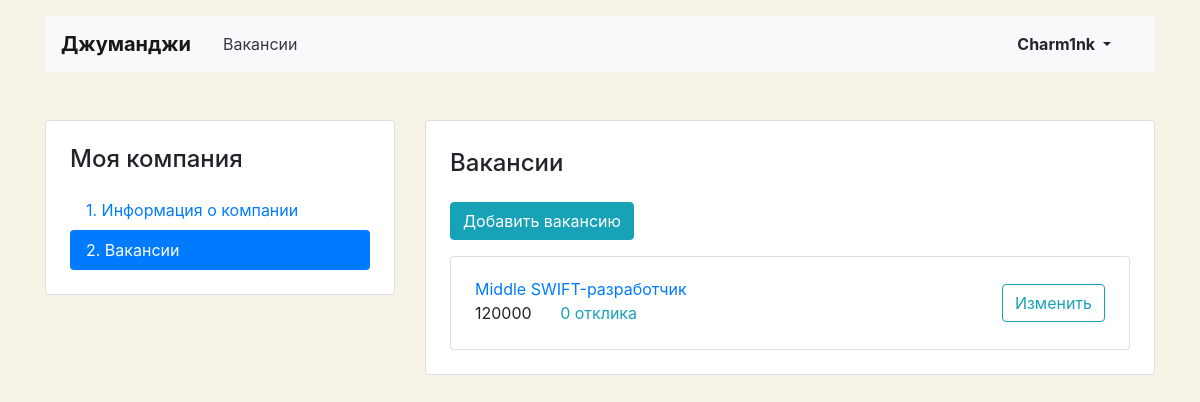
Page /mycompany/vacancies/ (signed in) on the committed database.
### vacancies/models.py (models this page shows, shortened)
class Vacancy(models.Model):
    title = models.CharField(max_length=64)
    specialty = models.ForeignKey(Specialty, on_delete=models.CASCADE, related_name='vacancies')
    company = models.ForeignKey(Company, on_delete=models.CASCADE, related_name='vacancies')
    skills = models.TextField()
    description = models.TextField()
    salary_min = models.IntegerField()
    salary_max = models.IntegerField()
    published_at = models.DateTimeField()

### vacancies/views.py (the view)
# urls.py: path('mycompany/vacancies/', MyVacanciesListView.as_view(), name='my_vacancies'),
class MyVacanciesListView(ListView):
    model = Vacancy
    template_name = 'vacancies/vacancy-list.html'
    def get_context_data(self, *, object_list=None, **kwargs):
        context = super(MyVacanciesListView, self).get_context_data(**kwargs)
        company = Company.objects.filter(owner=self.request.user)
        if company:
            context['user_vacancies'] = Vacancy.objects.filter(
                company=company[0]).order_by('-published_at')
        context['company'] = company
        return context

### templates/vacancies/vacancy-list.html (shortened to what this page needs)
{% extends 'vacancies/base_company.html' %}
{% block menu %}
<div class="col-12 col-lg-4">
        <aside class="pt-3 pb-4 px-4 mb-5 card">
          <h1 class="h4 pt-2 pb-2">Моя компания</h1>
          {% url 'my_vacancies' as my_vac_url %}
          {% url 'my_companies' as my_com_url %}
          <div class="nav flex-column nav-pills">
            {% if request.path == my_vac_url %}
            <a class="nav-link" href="{% url 'my_company' %}">1. Информация о&nbsp;компании</a>
            <a class="nav-link active" href="{% url 'my_vacancies' %}">2. Вакансии</a>
            {% else %}
            <a class="nav-link active" href="{% url 'my_company' %}">1. Информация о&nbsp;компании</a>
            <a class="nav-link" href="{% url 'my_vacancies' %}">2. Вакансии</a>
            {% endif %}
          </div>
        </aside>
</div>
{% endblock %}
{% block content %}
            <section class="tab-pane fade show active">
              <h2 class="h4 pt-2 pb-3">Вакансии</h2>
              {% if company %}
              <a type="button" class="btn btn-info" href="{% url 'my_vacancy_create' %}">Добавить вакансию</a>
              {% else %}
              <a type="button" class="btn btn-info" href="{% url 'my_company_create' %}">Создайте компанию, чтобы добавить вакансию</a>
              {% endif %}
              {% for vacancy in user_vacancies %}
              <div class="card mt-3">
                <div class="card-body px-4">
                  <div class="row align-items-center">
                    <div class="col-6 col-lg-8">
                      <a href="{% url 'my_vacancy_update' vacancy.id %}" class="mb-1">{{ vacancy.title }}</a>
                      <p class="mb-1">
                        <span class="mr-4">{{ vacancy.salary_min }}</span>
                        <a href="{% url 'my_vacancy_update' vacancy.id %}" class="text-info">{{ vacancy.applications.all|length }} отклика</a>
                      </p>
                    </div>
                    <div class="col-6 col-lg-4 text-right">
                      <a href="{% url 'my_vacancy_update' vacancy.id %}" class="btn btn-outline-info">Изменить</a>
                    </div>
                  </div>
                </div>
              </div>
              {% endfor %}
            </section>
{% endblock %}

### templates/vacancies/base_company.html (shortened to what this page needs)
<!DOCTYPE html>
<html lang="ru">
<head>
  <link rel="stylesheet" href="https://stackpath.bootstrapcdn.com/bootstrap/4.3.1/css/bootstrap.min.css">
</head>
<body>
  <header class="container mt-3">
    <nav class="navbar navbar-expand-lg navbar-light bg-light">
      <a class="navbar-brand mr-4 font-weight-bold" href="/">Джуманджи</a>
      <div class="collapse navbar-collapse justify-content-between" id="navbarNav">
        <ul class="navbar-nav col-10">
          <li class="nav-item">
            <a class="nav-link text-dark" href="{% url 'all_vacancies' %}">Вакансии</a>
          </li>
        </ul>
        <ul class="navbar-nav col-2 justify-content-end">
          <li class="nav-item active">
            <div class="btn-group">
              <button type="button" class="btn dropdown-toggle font-weight-bold" data-toggle="dropdown" aria-haspopup="true" aria-expanded="false">
                {{ user }}
              </button>
            </div>
          </li>
        </ul>
      </div>
    </nav>
  </header>
  <main class="container mt-3 pb-5">
    <div class="row mt-5">
        {% block menu %}{% endblock %}
         <div class="col-12 col-lg-8">
        <div class="card">
            <div class="card-body px-4 pb-4 tab-content">
                {% block content %}{% endblock %}
            </div>
        </div>
      </div>
    </div>
  </main>
</body>
</html>

### templates/vacancies/base_company.html (style rules this page uses)
body { background-color: #F6F2E6; }

### rows in the picture
Vacancy: title "Middle SWIFT-разработчик", salary_min "120000", applications.all|length "0"

### other values in the picture
{{ user }} "Charm1nk"
